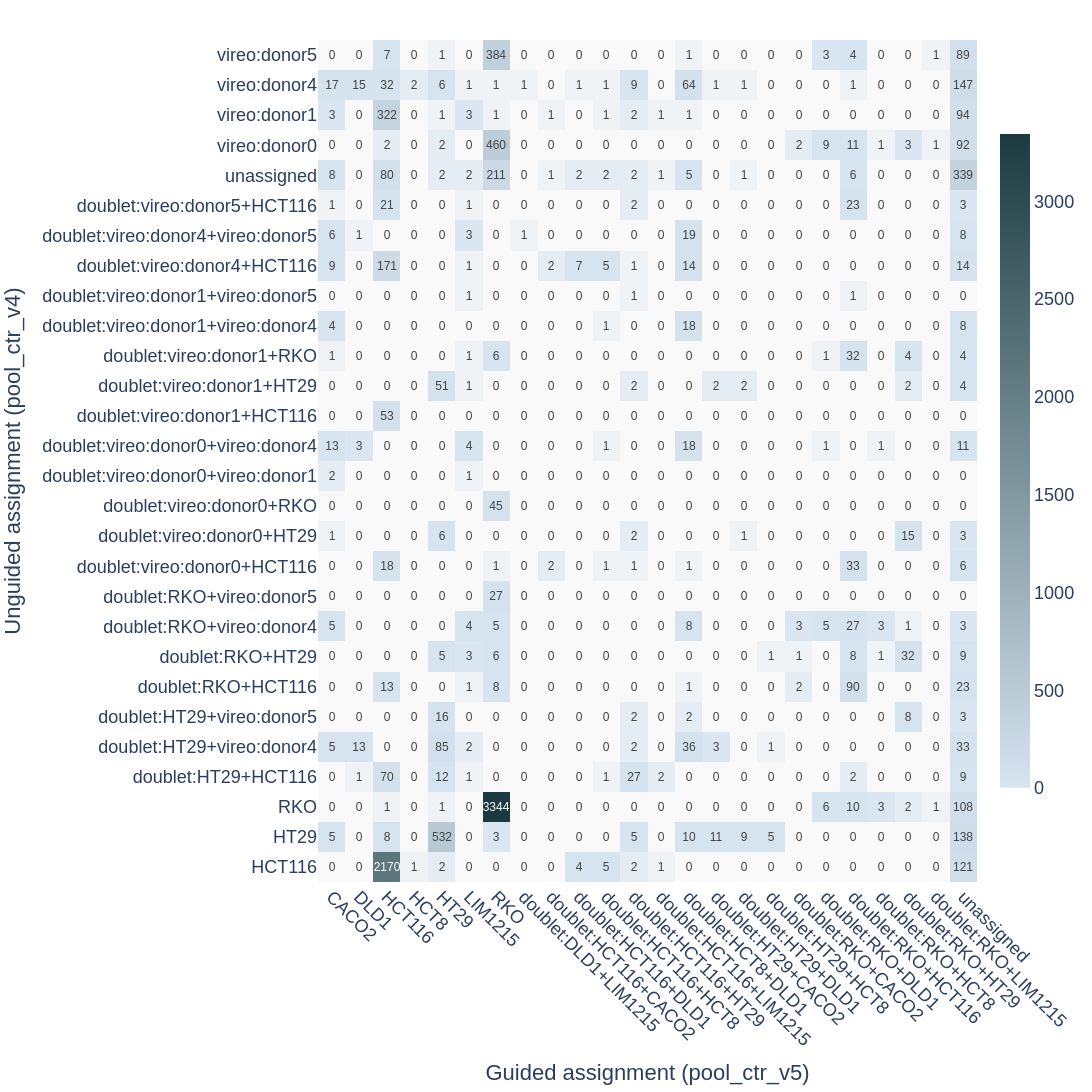

Notebook code for this chart:
### Markdown cell above
## Figure 7 — Guided vs unguided agreement (slide 9 / backup)
**Slide message:** Reference-guided and genotype-free Vireo agree on the three best-represented lines; guided mode reveals the remaining four lines that unguided mode left as vireo-only.

### Code cell
if fa_g is None or fa_u is None:
    print('Missing data — skipping Fig 7.')
else:
    # Join on barcode
    merged = fa_g[['barcode', 'cell_line']].rename(columns={'cell_line': 'guided'}) \
        .merge(fa_u[['barcode', 'cell_line']].rename(columns={'cell_line': 'unguided'}),
               on='barcode', how='inner')

    print(f'Barcodes in common: {len(merged):,}')
    exact = (merged['guided'] == merged['unguided']).sum()
    print(f'Overall agreement: {exact:,} / {len(merged):,} = {100*exact/len(merged):.1f}%')

    # Agreement rate from the `agreement` column (binomial scorer vs Vireo)
    if 'agreement' in fa_g.columns:
        ag_g = (fa_g['agreement'] == 'TRUE').sum() / len(fa_g)
        print(f'Guided   — scorer vs Vireo agreement: {100*ag_g:.1f}%')
    if 'agreement' in fa_u.columns:
        ag_u = (fa_u['agreement'] == 'TRUE').sum() / len(fa_u)
        print(f'Unguided — scorer vs Vireo agreement: {100*ag_u:.1f}%')

    # Confusion matrix (rows=unguided, cols=guided)
    rows_u = sorted(merged['unguided'].unique())
    rows_g = sorted(merged['guided'].unique())
    conf = merged.pivot_table(index='unguided', columns='guided',
                               values='barcode', aggfunc='count', fill_value=0)
    conf = conf.reindex(index=rows_u, columns=rows_g, fill_value=0)

    fig7 = go.Figure(go.Heatmap(
        z=conf.values, x=conf.columns.tolist(), y=conf.index.tolist(),
        colorscale=[[0,'#F9F9F9'],[0.001,'#D6E4F0'],[1,C['dark_teal']]],
        text=conf.values.astype(str), texttemplate='%{text}',
        textfont=dict(size=12),
        hovertemplate='Unguided: %{y}<br>Guided: %{x}<br>Cells: %{z}<extra></extra>',
        showscale=True,
        colorbar=dict(len=0.8),
    ))
    _style(fig7, showlegend=False)
    fig7.update_xaxes(
        title_text=f'Guided assignment ({GUIDED_RUN})', tickangle=45, showgrid=False
    )
    fig7.update_yaxes(
        title_text=f'Unguided assignment ({UNGUIDED_RUN})', showgrid=False
    )
    nh = max(500, 40 * len(rows_u))
    nw = max(700, 50 * len(rows_g))
    save(fig7, 'fig7_guided_vs_unguided', w=nw, h=nh)

### Figure 1 — Plotly figure (JSON) as saved in the notebook; plotly's stock layout.template omitted (floating-point values rounded to 4 significant figures; data arrays with more than 128 entries replaced by an {"elided": "..."} marker saying what was removed)
{"data": [{"colorbar": {"len": 0.8}, "colorscale": [[0, "#F9F9F9"], [0.001, "#D6E4F0"], [1, "#1B3A3F"]], "hovertemplate": "Unguided: %{y}<br>Guided: %{x}<br>Cells: %{z}<extra></extra>", "showscale": true, "text": {"elided": "28x24 str values"}, "textfont": {"size": 12}, "texttemplate": "%{text}", "type": "heatmap", "x": ["CACO2", "DLD1", "HCT116", "HCT8", "HT29", "LIM1215", "RKO", "doublet:DLD1+LIM1215", "doublet:HCT116+CACO2", "doublet:HCT116+DLD1", "doublet:HCT116+HCT8", "doublet:HCT116+HT29", "doublet:HCT116+LIM1215", "doublet:HCT8+DLD1", "doublet:HT29+CACO2", "doublet:HT29+DLD1", "doublet:HT29+HCT8", "doublet:RKO+CACO2", "doublet:RKO+DLD1", "doublet:RKO+HCT116", "doublet:RKO+HCT8", "doublet:RKO+HT29", "doublet:RKO+LIM1215", "unassigned"], "y": ["HCT116", "HT29", "RKO", "doublet:HT29+HCT116", "doublet:HT29+vireo:donor4", "doublet:HT29+vireo:donor5", "doublet:RKO+HCT116", "doublet:RKO+HT29", "doublet:RKO+vireo:donor4", "doublet:RKO+vireo:donor5", "doublet:vireo:donor0+HCT116", "doublet:vireo:donor0+HT29", "doublet:vireo:donor0+RKO", "doublet:vireo:donor0+vireo:donor1", "doublet:vireo:donor0+vireo:donor4", "doublet:vireo:donor1+HCT116", "doublet:vireo:donor1+HT29", "doublet:vireo:donor1+RKO", "doublet:vireo:donor1+vireo:donor4", "doublet:vireo:donor1+vireo:donor5", "doublet:vireo:donor4+HCT116", "doublet:vireo:donor4+vireo:donor5", "doublet:vireo:donor5+HCT116", "unassigned", "vireo:donor0", "vireo:donor1", "vireo:donor4", "vireo:donor5"], "z": {"elided": "28x24 int values"}}], "layout": {"font": {"family": "Arial, sans-serif", "size": 18}, "height": 1120, "margin": {"b": 90, "l": 90, "r": 60, "t": 40}, "paper_bgcolor": "white", "plot_bgcolor": "white", "showlegend": false, "width": 1200, "xaxis": {"gridcolor": "#EEEEEE", "gridwidth": 1, "showgrid": false, "tickangle": 45, "title": {"text": "Guided assignment (pool_ctr_v5)"}, "zeroline": false}, "yaxis": {"gridcolor": "#EEEEEE", "gridwidth": 1, "showgrid": false, "title": {"text": "Unguided assignment (pool_ctr_v4)"}, "zeroline": false}}}
